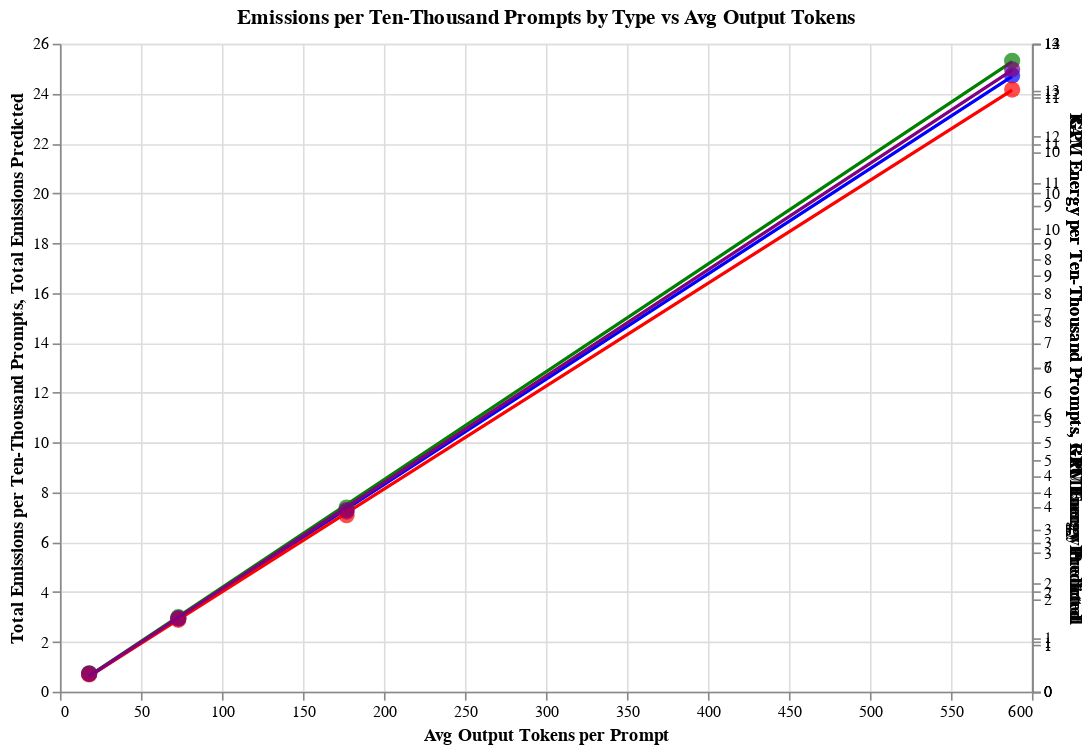

Notebook cell for this chart:
### Code cell
# Create a combined chart with overlays for all emission types
combined_chart = alt.layer(*charts).resolve_scale(
    y='independent'
).properties(
    title='Emissions per Ten-Thousand Prompts by Type vs Avg Output Tokens',
    width=600,  # Adjusted width for combined chart
    height=400  # Adjusted height for combined chart
)

combined_chart.show()

### Figure 1 — Vega-Lite specification as saved in the notebook (floating-point values rounded to 4 significant figures)
{"config": {"view": {"continuousWidth": 300, "continuousHeight": 300}}, "layer": [{"layer": [{"mark": {"type": "circle", "color": "blue", "size": 100}, "encoding": {"tooltip": [{"field": "Parameters (billions)", "type": "quantitative"}, {"field": "Total Emissions per Ten-Thousand Prompts", "type": "quantitative"}, {"field": "Avg Output Tokens per Prompt", "type": "quantitative"}, {"field": "Avg Input Tokens per Prompt", "type": "quantitative"}, {"field": "Number of Examples", "type": "quantitative"}, {"field": "Number of Prompts", "type": "quantitative"}], "x": {"field": "Avg Output Tokens per Prompt", "type": "quantitative"}, "y": {"field": "Total Emissions per Ten-Thousand Prompts", "type": "quantitative"}}, "title": "Actual Total Emissions per Ten-Thousand Prompts"}, {"mark": {"type": "line", "color": "blue"}, "encoding": {"tooltip": [{"field": "Parameters (billions)", "type": "quantitative"}, {"field": "Total Emissions per Ten-Thousand Prompts", "type": "quantitative"}, {"field": "Avg Output Tokens per Prompt", "type": "quantitative"}, {"field": "Avg Input Tokens per Prompt", "type": "quantitative"}, {"field": "Number of Examples", "type": "quantitative"}, {"field": "Number of Prompts", "type": "quantitative"}], "x": {"field": "Avg Output Tokens per Prompt", "type": "quantitative"}, "y": {"field": "Total Emissions Predicted", "type": "quantitative"}}}]}, {"layer": [{"mark": {"type": "circle", "color": "green", "size": 100}, "encoding": {"tooltip": [{"field": "Parameters (billions)", "type": "quantitative"}, {"field": "CPU Energy per Ten-Thousand Prompts", "type": "quantitative"}, {"field": "Avg Output Tokens per Prompt", "type": "quantitative"}, {"field": "Avg Input Tokens per Prompt", "type": "quantitative"}, {"field": "Number of Examples", "type": "quantitative"}, {"field": "Number of Prompts", "type": "quantitative"}], "x": {"field": "Avg Output Tokens per Prompt", "type": "quantitative"}, "y": {"field": "CPU Energy per Ten-Thousand Prompts", "type": "quantitative"}}, "title": "Actual CPU Energy per Ten-Thousand Prompts"}, {"mark": {"type": "line", "color": "green"}, "encoding": {"tooltip": [{"field": "Parameters (billions)", "type": "quantitative"}, {"field": "CPU Energy per Ten-Thousand Prompts", "type": "quantitative"}, {"field": "Avg Output Tokens per Prompt", "type": "quantitative"}, {"field": "Avg Input Tokens per Prompt", "type": "quantitative"}, {"field": "Number of Examples", "type": "quantitative"}, {"field": "Number of Prompts", "type": "quantitative"}], "x": {"field": "Avg Output Tokens per Prompt", "type": "quantitative"}, "y": {"field": "CPU Energy Predicted", "type": "quantitative"}}}]}, {"layer": [{"mark": {"type": "circle", "color": "red", "size": 100}, "encoding": {"tooltip": [{"field": "Parameters (billions)", "type": "quantitative"}, {"field": "GPU Energy per Ten-Thousand Prompts", "type": "quantitative"}, {"field": "Avg Output Tokens per Prompt", "type": "quantitative"}, {"field": "Avg Input Tokens per Prompt", "type": "quantitative"}, {"field": "Number of Examples", "type": "quantitative"}, {"field": "Number of Prompts", "type": "quantitative"}], "x": {"field": "Avg Output Tokens per Prompt", "type": "quantitative"}, "y": {"field": "GPU Energy per Ten-Thousand Prompts", "type": "quantitative"}}, "title": "Actual GPU Energy per Ten-Thousand Prompts"}, {"mark": {"type": "line", "color": "red"}, "encoding": {"tooltip": [{"field": "Parameters (billions)", "type": "quantitative"}, {"field": "GPU Energy per Ten-Thousand Prompts", "type": "quantitative"}, {"field": "Avg Output Tokens per Prompt", "type": "quantitative"}, {"field": "Avg Input Tokens per Prompt", "type": "quantitative"}, {"field": "Number of Examples", "type": "quantitative"}, {"field": "Number of Prompts", "type": "quantitative"}], "x": {"field": "Avg Output Tokens per Prompt", "type": "quantitative"}, "y": {"field": "GPU Energy Predicted", "type": "quantitative"}}}]}, {"layer": [{"mark": {"type": "circle", "color": "purple", "size": 100}, "encoding": {"tooltip": [{"field": "Parameters (billions)", "type": "quantitative"}, {"field": "RAM Energy per Ten-Thousand Prompts", "type": "quantitative"}, {"field": "Avg Output Tokens per Prompt", "type": "quantitative"}, {"field": "Avg Input Tokens per Prompt", "type": "quantitative"}, {"field": "Number of Examples", "type": "quantitative"}, {"field": "Number of Prompts", "type": "quantitative"}], "x": {"field": "Avg Output Tokens per Prompt", "type": "quantitative"}, "y": {"field": "RAM Energy per Ten-Thousand Prompts", "type": "quantitative"}}, "title": "Actual RAM Energy per Ten-Thousand Prompts"}, {"mark": {"type": "line", "color": "purple"}, "encoding": {"tooltip": [{"field": "Parameters (billions)", "type": "quantitative"}, {"field": "RAM Energy per Ten-Thousand Prompts", "type": "quantitative"}, {"field": "Avg Output Tokens per Prompt", "type": "quantitative"}, {"field": "Avg Input Tokens per Prompt", "type": "quantitative"}, {"field": "Number of Examples", "type": "quantitative"}, {"field": "Number of Prompts", "type": "quantitative"}], "x": {"field": "Avg Output Tokens per Prompt", "type": "quantitative"}, "y": {"field": "RAM Energy Predicted", "type": "quantitative"}}}]}], "data": {"name": "data-e3c2156037344db0066fa8201a70a033"}, "height": 400, "resolve": {"scale": {"y": "independent"}}, "title": "Emissions per Ten-Thousand Prompts by Type vs Avg Output Tokens", "width": 600, "$schema": "https://vega.github.io/schema/vega-lite/v5.17.0.json", "datasets": {"data-e3c2156037344db0066fa8201a70a033": [{"Parameters (billions)": 70, "Number of Examples": 1, "Total Output Tokens": 2704.0, "Total Input Tokens": 28000.0, "Avg Input Tokens per Prompt": 186.7, "Avg Output Tokens per Prompt": 18.03, "Number of Prompts": 150, "Total Emissions per Ten-Thousand Prompts": 0.7176, "CPU Energy per Ten-Thousand Prompts": 0.3412, "GPU Energy per Ten-Thousand Prompts": 0.3733, "RAM Energy per Ten-Thousand Prompts": 0.3647, "Total Emissions Predicted": 0.6243, "CPU Energy Predicted": 0.2928, "GPU Energy Predicted": 0.333, "RAM Energy Predicted": 0.313}, {"Parameters (billions)": 70, "Number of Examples": 5, "Total Output Tokens": 10960.0, "Total Input Tokens": 28000.0, "Avg Input Tokens per Prompt": 186.7, "Avg Output Tokens per Prompt": 73.05, "Number of Prompts": 150, "Total Emissions per Ten-Thousand Prompts": 2.932, "CPU Energy per Ten-Thousand Prompts": 1.381, "GPU Energy per Ten-Thousand Prompts": 1.552, "RAM Energy per Ten-Thousand Prompts": 1.476, "Total Emissions Predicted": 2.949, "CPU Energy Predicted": 1.391, "GPU Energy Predicted": 1.556, "RAM Energy Predicted": 1.487}, {"Parameters (billions)": 70, "Number of Examples": 10, "Total Output Tokens": 26540.0, "Total Input Tokens": 28000.0, "Avg Input Tokens per Prompt": 186.7, "Avg Output Tokens per Prompt": 176.9, "Number of Prompts": 150, "Total Emissions per Ten-Thousand Prompts": 7.228, "CPU Energy per Ten-Thousand Prompts": 3.411, "GPU Energy per Ten-Thousand Prompts": 3.813, "RAM Energy per Ten-Thousand Prompts": 3.646, "Total Emissions Predicted": 7.336, "CPU Energy Predicted": 3.465, "GPU Energy Predicted": 3.864, "RAM Energy Predicted": 3.703}, {"Parameters (billions)": 70, "Number of Examples": 30, "Total Output Tokens": 29390.0, "Total Input Tokens": 9333.0, "Avg Input Tokens per Prompt": 186.7, "Avg Output Tokens per Prompt": 587.8, "Number of Prompts": 50, "Total Emissions per Ten-Thousand Prompts": 24.72, "CPU Energy per Ten-Thousand Prompts": 11.68, "GPU Energy per Ten-Thousand Prompts": 13.01, "RAM Energy per Ten-Thousand Prompts": 12.49, "Total Emissions Predicted": 24.69, "CPU Energy Predicted": 11.67, "GPU Energy Predicted": 13.0, "RAM Energy Predicted": 12.47}]}}
